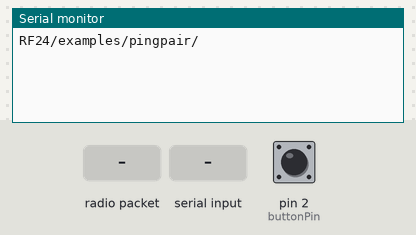
Bench run of a sketch on a simulated Arduino Uno, built with avr-gcc and run on an emulated ATmega328P. On the bench: the last lines printed to the serial monitor. Inputs (shaded band) come from the test bench; at power-on: pin 2 (buttonPin) HIGH. No radio packets arrive unless stated.

Above: at 1.2 s.
1.3 s: pin 2 (buttonPin) pulled LOW for 0.15 s
At 1.7 s:
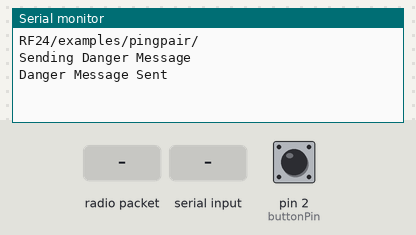
2.9 s: radio packet "1" arrives
At 3.3 s:
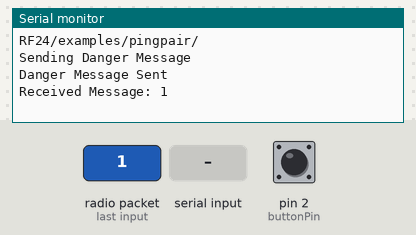
4.4 s: "1\n" received over Serial
At 6.5 s:
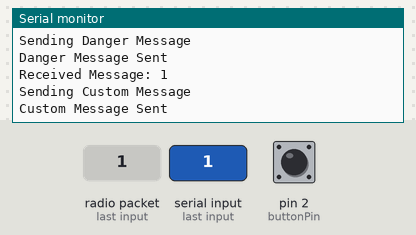

The sketch:

nordic_common.ino
```cpp
// (licence header left out)
/**
 * Nordic Common
 *
 * This is a sketch that allows two nordics to communicate to each other
 * without each taking on a certain role (ping/pong).
 * Connect a button between ground and D2 and connect the nordic as
 * per http://maniacbug.wordpress.com/2011/11/02/getting-started-rf24/
 * Pressing the button should send "Danger" to the other nordic.
 * Both devices communicate on the same pipe in both directions.
 * Something like this can possibly work with multiple (3+) devices assuming
 * that transmitting packets is sparse, i.e. most devices most of the time
 * are just listening.
 * This has not been tested with 3+ devices yet.
 */

 /*
 Requires RF24 library to run,
 modified 11/7/13 Colin Ho, Rundong Tian, Alvin Yuan
 */


#include <SPI.h>
#include "nRF24L01.h"
#include "RF24.h"
#include "printf.h"
//
// Hardware configuration
//

// Set up nRF24L01 radio on SPI bus plus pins 9 & 8
RF24 radio(9,8);

// Button read
const int buttonPin = 2;

// the following variables are long's because the time, measured in miliseconds,
// will quickly become a bigger number than can be stored in an int.
long lastDebounceTime = 0;  // the last time the output pin was toggled
long debounceDelay = 50;    // the debounce time; increase if the output flickers
int buttonState;             // the current reading from the input pin
int lastButtonState = LOW;   // the previous reading from the input pin

//
// Topology
//

// Radio pipe address for nodes to communicate.
const uint64_t pipe = 0xF0F0F0F0E1LL;

void setup(void)
{
  // Set up send pin
  pinMode(buttonPin, INPUT_PULLUP);
  //
  // Print preamble
  //

  Serial.begin(57600);
  printf_begin();
  printf("\n\rRF24/examples/pingpair/\n\r");

  //
  // Setup and configure rf radio
  //

  radio.begin();

  // optionally, increase the delay between retries & # of retries
  radio.setRetries(15,15);

  // optionally, reduce the payload size.  seems to
  // improve reliability
//  radio.setPayloadSize(8);

  // Open pipes initially for reading
    radio.openReadingPipe(0,pipe);

  //
  // Start listening
  //

  radio.startListening();

  //
  // Dump the configuration of the rf unit for debugging
  //
  radio.printDetails();
}

void loop(void)
{
  // read the state of the switch into a local variable:
  int reading = digitalRead(buttonPin);

  // check to see if you just pressed the button
  // (i.e. the input went from LOW to HIGH),  and you've waited
  // long enough since the last press to ignore any noise:

  // If the switch changed, due to noise or pressing:
  if (reading != lastButtonState) {
    // reset the debouncing timer
    lastDebounceTime = millis();
  }

  if ((millis() - lastDebounceTime) > debounceDelay) {
    // whatever the reading is at, it's been there for longer
    // than the debounce delay, so take it as the actual current state:

    // if the button state has changed:
    if (reading != buttonState) {
      buttonState = reading;

      // Button Pressed
      if (buttonState == LOW) {
        // Send Message
        Serial.println("Sending Danger Message");
        radio.stopListening();
        radio.openWritingPipe(pipe);
        char message[15] = "|D|2|?|custom\n";
        bool delivered = radio.write(message, 14);
        radio.openReadingPipe(0, pipe);
        radio.startListening();
        if (delivered) {
          Serial.println("Danger Message Sent");
        } else {
          Serial.println("Danger Message Dropped");
        }
      }
    }
  }

  // save the reading.  Next time through the loop,
  // it'll be the lastButtonState:
  lastButtonState = reading;

  if (Serial.available()) {
    // Send Custom Message
    Serial.println("Sending Custom Message");
    radio.stopListening();
    radio.openWritingPipe(pipe);
    char message[50];
    int bytesRead = Serial.readBytesUntil(0, message, 50);
    message[bytesRead] = '\n';
    bool delivered = radio.write(message, bytesRead + 1);
    radio.openReadingPipe(0, pipe);
    radio.startListening();
    if (delivered) {
      Serial.println("Custom Message Sent");
    } else {
      Serial.println("Custom Message Dropped");
    }
  }
  // Radio Reading

  if (radio.available()) {
    char message[radio.getPayloadSize()];
    // Dump the payloads until we've gotten everything

    // Fetch the payload, and see if this was the last one.
    boolean received = radio.read(message, radio.getPayloadSize());
    if (received) {
      Serial.print("Received Message: ");
      Serial.println(message);
    } else {
      Serial.println("Receive failed");
    }
  }
}
```

printf.h
```cpp
// (licence header left out)
/**
 * @file printf.h
 *
 * Setup necessary to direct stdout to the Arduino Serial library, which
 * enables 'printf'
 */

#ifndef __PRINTF_H__
#define __PRINTF_H__

#ifdef ARDUINO

int serial_putc( char c, FILE * )
{
  Serial.write( c );

  return c;
}

void printf_begin(void)
{
  fdevopen( &serial_putc, 0 );
}

#else
#error This example is only for use on Arduino.
#endif // ARDUINO

#endif // __PRINTF_H__
```

Measured:
- after the input at 1.3 s, the serial monitor: prints a new line after 0.05 s (image 1)
- after the input at 2.9 s, the serial monitor: prints a new line at once (image 2)
- after the input at 4.4 s, the serial monitor: prints a new line at once (image 3)
